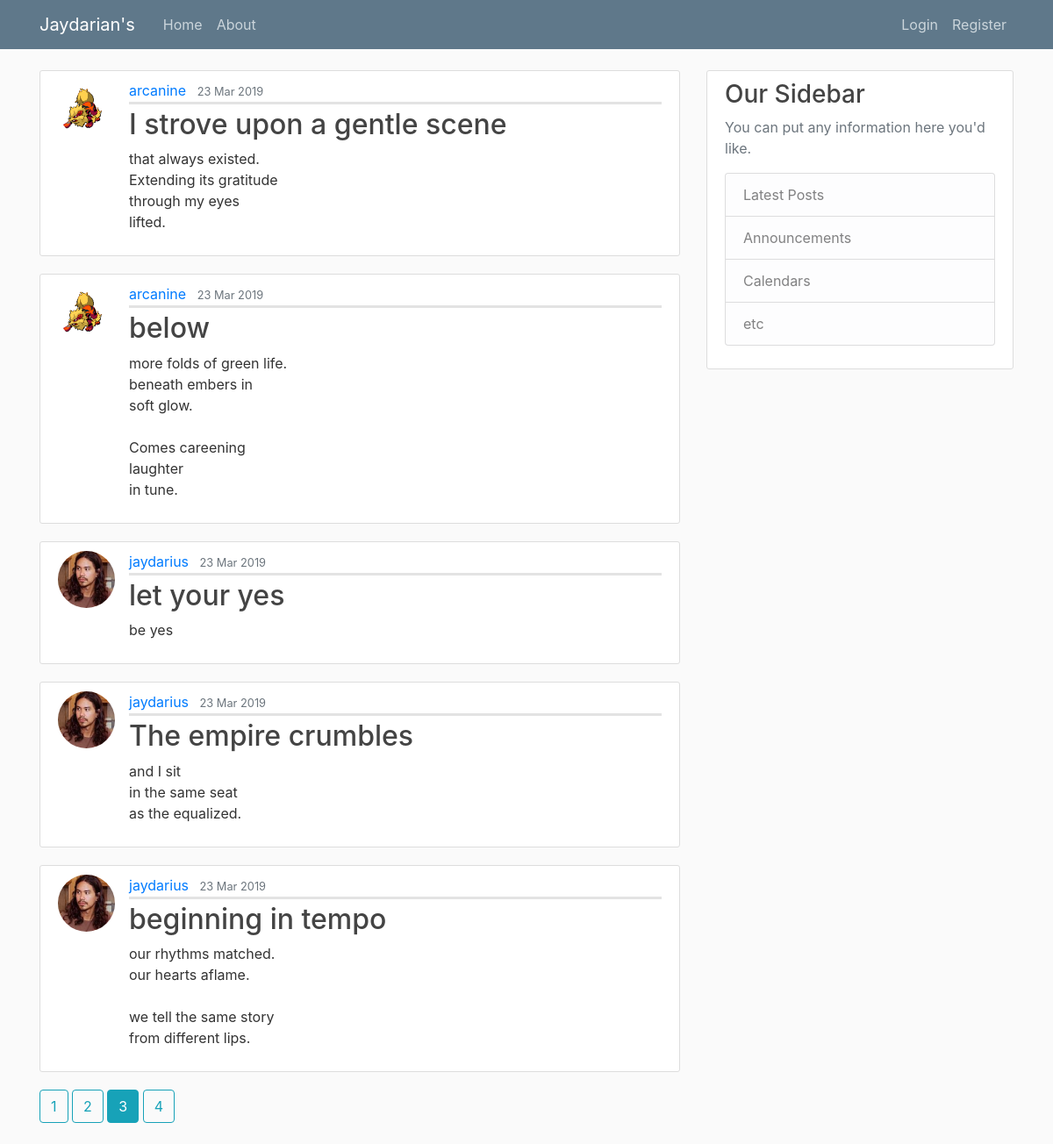
Screenshot of /home?page=3 with the database file from the repository.
### jay_site/models.py (models this page shows, shortened)
class Post(db.Model):
    id = db.Column(db.Integer, primary_key=True)
    title = db.Column(db.String(100), nullable=False)
    date_posted = db.Column(db.DateTime, nullable=False, default=datetime.utcnow)
    content = db.Column(db.Text, nullable=False)
    user_id = db.Column(db.Integer, db.ForeignKey('user.id'), nullable=False)

class User(db.Model, UserMixin):
    id = db.Column(db.Integer, primary_key=True)
    username = db.Column(db.String(20), unique=True, nullable=False)
    email = db.Column(db.String(120), unique=True, nullable=False)
    image_file = db.Column(db.String(20), nullable=False, default='default.jpg')
    password = db.Column(db.String(60), nullable=False)
    posts = db.relationship('Post', backref='author', lazy=True)

### jay_site/main/routes.py (the view)
@main.route("/")
@main.route("/home")
def home():  # AKA view function
    page = request.args.get('page', 1, type=int)  # by default, add a query parameter to this route. It's default value is 1
    posts = Post.query.order_by(Post.date_posted.desc()).paginate(page=page, per_page=5)
    return render_template('home.html', posts=posts)

### jay_site/templates/home.html
{% extends "layout.html" %}
{% block content %}
    {% for post in posts.items %}
        <article class="media content-section">
          <img class="rounded-circle article-img" src="{{ url_for('static', filename='profile_pics/' + post.author.image_file) }}">
          <div class="media-body">
            <div class="article-metadata">
              <a class="mr-2" href="{{ url_for('users.user_posts', username=post.author.username) }}">{{ post.author.username }}</a>
              <small class="text-muted">{{ post.date_posted.strftime('%d %b %Y') }}</small>
            </div>
            <h2><a class="article-title" href="{{ url_for('posts.post', post_id=post.id) }}">{{ post.title }}</a></h2>
            <p class="article-content">{{ post.content }}</p>
          </div>
        </article>
    {% endfor %}
    {% for page_num in posts.iter_pages(left_edge=1, right_edge=1, left_current=1, right_current=2) %}
        {% if page_num %}
            {% if posts.page == page_num %}
              <a class="btn btn-info mb-4" href="{{ url_for('main.home', page=page_num) }}">{{ page_num }}</a>
            {% else %}
              <a class="btn btn-outline-info mb-4" href="{{ url_for('main.home', page=page_num) }}">{{ page_num }}</a>
            {% endif %}
        {% else %}
        ...
        {% endif %}
    {% endfor %}
{% endblock content %}

### jay_site/static/main.css (style rules this page uses)
body { background: #fafafa; color: #333333; margin-top: 5rem; }
h1, h2, h3, h4, h5, h6 { color: #444444; }
.content-section { background: #ffffff; padding: 10px 20px; border: 1px solid #dddddd; border-radius: 3px; margin-bottom: 20px; }
.article-title { color: #444444; }
.article-content { white-space: pre-line; }
.article-img { height: 65px; width: 65px; margin-right: 16px; }
.article-metadata { padding-bottom: 1px; margin-bottom: 4px; border-bottom: 3px solid #e3e3e3 }

### rows the page displays
Post: image_file (picture), author.username "arcanine", date_posted "23 Mar 2019", title "I strove upon a gentle scene", content "that always existed. Extending its gratitude through my eyes lifted."
Post: image_file (picture), author.username "arcanine", date_posted "23 Mar 2019", title "below", content "more folds of green life. beneath embers in soft glow. Comes careening laughter in tune."
Post: image_file (picture), author.username "jaydarius", date_posted "23 Mar 2019", title "let your yes", content "be yes"
Post: image_file (picture), author.username "jaydarius", date_posted "23 Mar 2019", title "The empire crumbles", content "and I sit in the same seat as the equalized."
Post: image_file (picture), author.username "jaydarius", date_posted "23 Mar 2019", title "beginning in tempo", content "our rhythms matched. our hearts aflame. we tell the same story from different lips."

### other values shown
{{ page_num }} "1" "2" "4"
{{ page_num }} "3"
